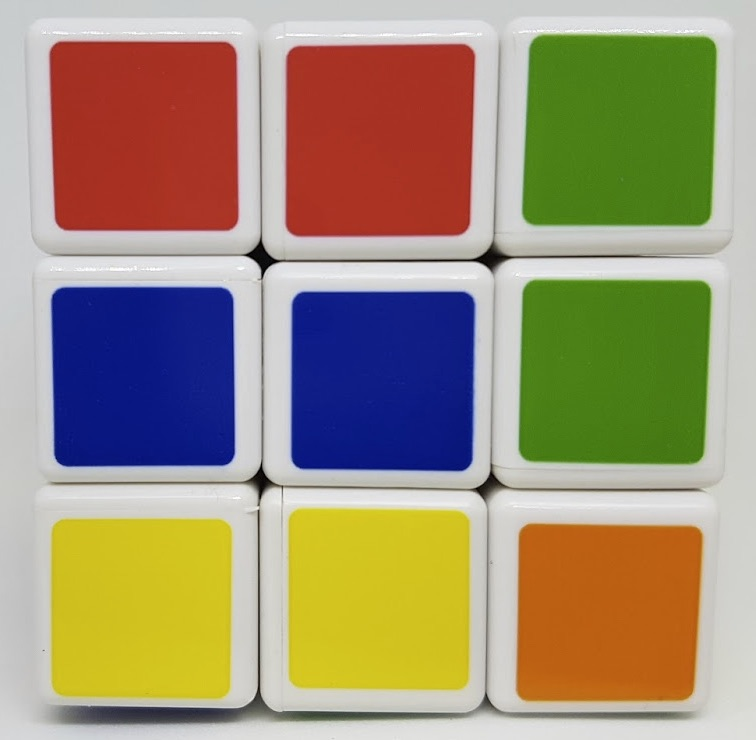
#> input picture img/cube.jpg, 756 x 740 px, found by its file name
$ python hsv_color_mask.py
#> lines starting #> are read from the running program, lines starting #| are printed output that depends on the picture; after the words box and inside, x2 and y2 are one past the last pixel; in counts of white or black regions, pixels touching at a corner belong together
import cv2
import numpy as np
import matplotlib.pylab as plt

#--① 큐브 영상 읽어서 HSV로 변환
img = cv2.imread("./img/cube.jpg")
#> img is the input picture: shape (740, 756, 3); mean B, G, R 118.2, 145.3, 158.8
hsv = cv2.cvtColor(img, cv2.COLOR_BGR2HSV)
#> hsv: shape (740, 756, 3); mean H, S, V 47.8, 119.8, 179.9

#--② 색상별 영역 지정
blue1 = np.array([90, 50, 50])
blue2 = np.array([120, 255,255])
green1 = np.array([45, 50,50])
green2 = np.array([75, 255,255])
red1 = np.array([0, 50,50])
red2 = np.array([15, 255,255])
red3 = np.array([165, 50,50])
red4 = np.array([180, 255,255])
yellow1 = np.array([20, 50,50])
yellow2 = np.array([35, 255,255])

# --③ 색상에 따른 마스크 생성
mask_blue = cv2.inRange(hsv, blue1, blue2)
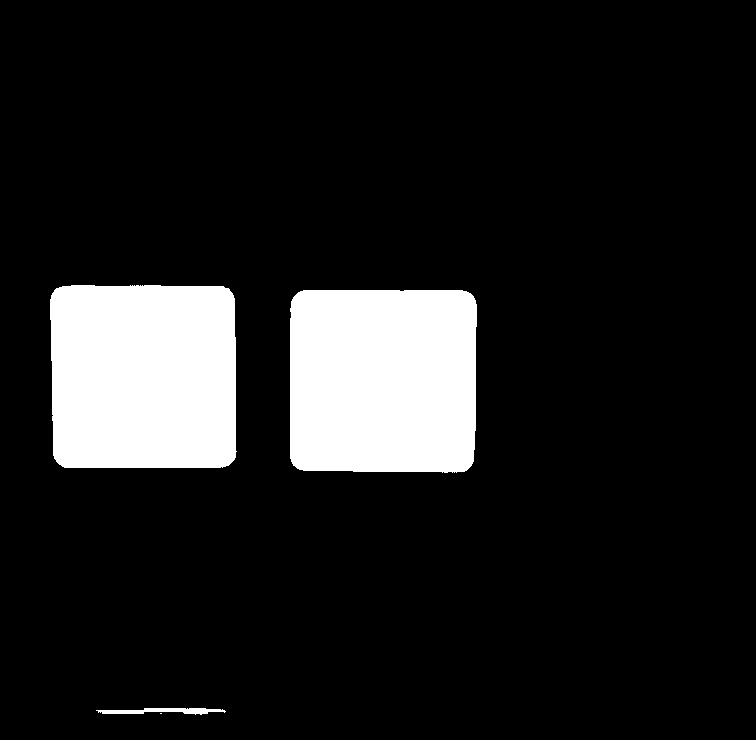
#> mask_blue: shape (740, 756); 12% white; 4 white regions (1 under 20 px), largest, box (x1, y1, x2, y2) and area: (290, 290, 477, 473) 33537, (50, 285, 237, 468) 33339, (96, 708, 226, 715) 534
mask_green = cv2.inRange(hsv, green1, green2)
#> mask_green: shape (740, 756); 12.1% white; 57 white regions (52 under 20 px), largest, box (x1, y1, x2, y2) and area: (522, 35, 717, 227) 34394, (518, 280, 710, 465) 32891, (297, 714, 339, 720) 155, (631, 279, 660, 281) 36, (345, 715, 357, 719) 29
mask_red = cv2.inRange(hsv, red1, red2)
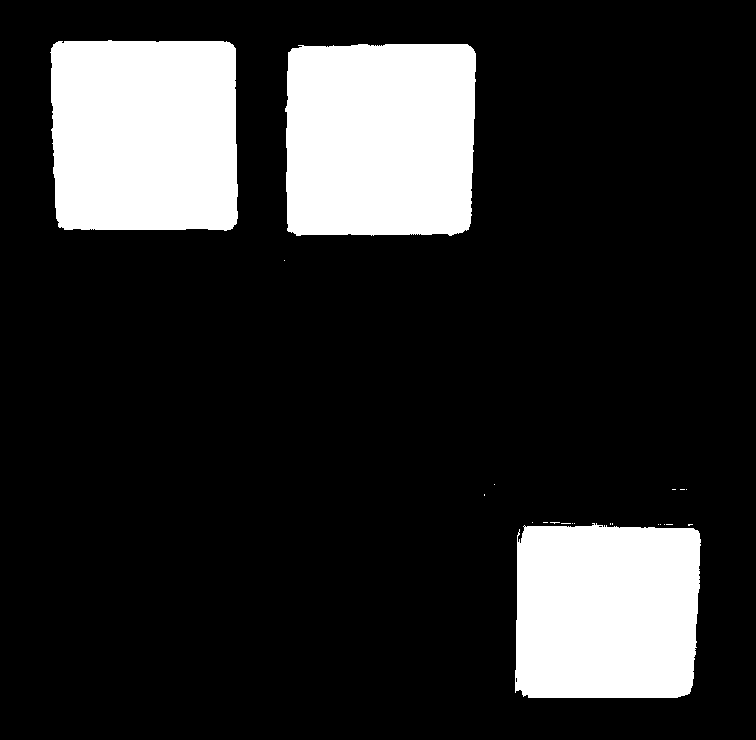
#> mask_red: shape (740, 756); 18% white; 22 white regions (19 under 20 px), largest, box (x1, y1, x2, y2) and area: (285, 44, 476, 236) 35341, (50, 40, 238, 231) 34549, (515, 523, 701, 698) 30765
mask_red2 = cv2.inRange(hsv, red3, red4)
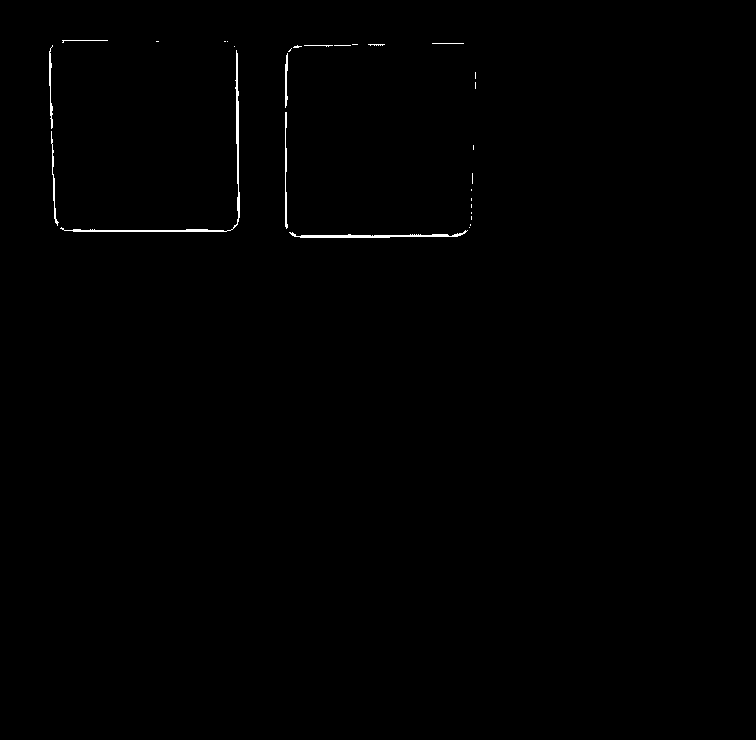
#> mask_red2: shape (740, 756); 0.38% white in thin lines or dots, all inside (x1, y1, x2, y2) = (49, 40, 476, 238)
mask_yellow = cv2.inRange(hsv, yellow1, yellow2)
#> mask_yellow: shape (740, 756); 12.1% white; 83 white regions (72 under 20 px), largest, box (x1, y1, x2, y2) and area: (287, 507, 472, 692) 33723, (50, 517, 234, 701) 33305, (527, 488, 582, 491) 64

#--④ 색상별 마스크로 색상만 추출
res_blue = cv2.bitwise_and(img, img, mask=mask_blue)
res_green = cv2.bitwise_and(img, img, mask=mask_green)
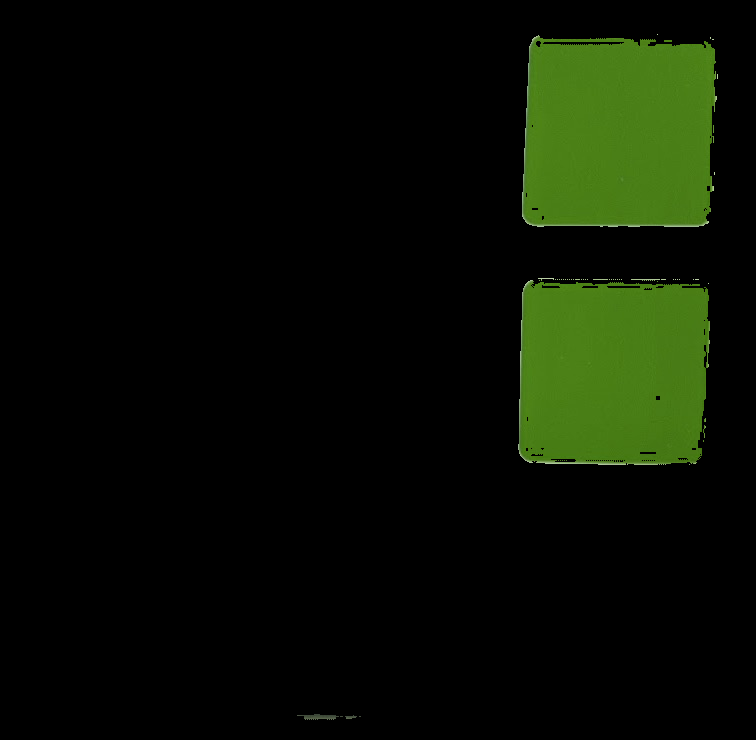
#> res_green: shape (740, 756, 3); mean B, G, R 3, 15.4, 9.1
res_red1 = cv2.bitwise_and(img, img, mask=mask_red)
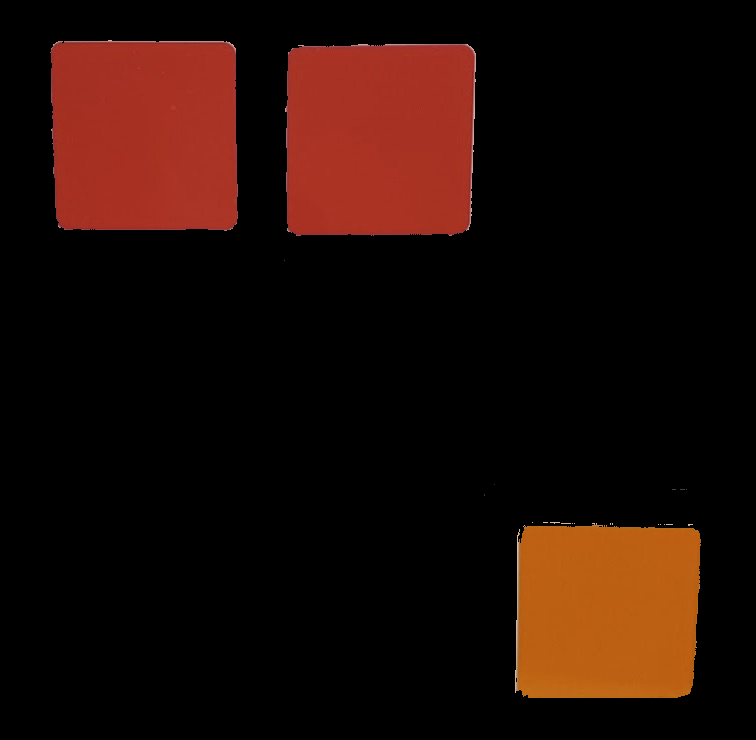
#> res_red1: shape (740, 756, 3); mean B, G, R 5.8, 11.7, 31.3
res_red2 = cv2.bitwise_and(img, img, mask=mask_red2)
res_red = cv2.bitwise_or(res_red1, res_red2)
res_yellow = cv2.bitwise_and(img, img, mask=mask_yellow)
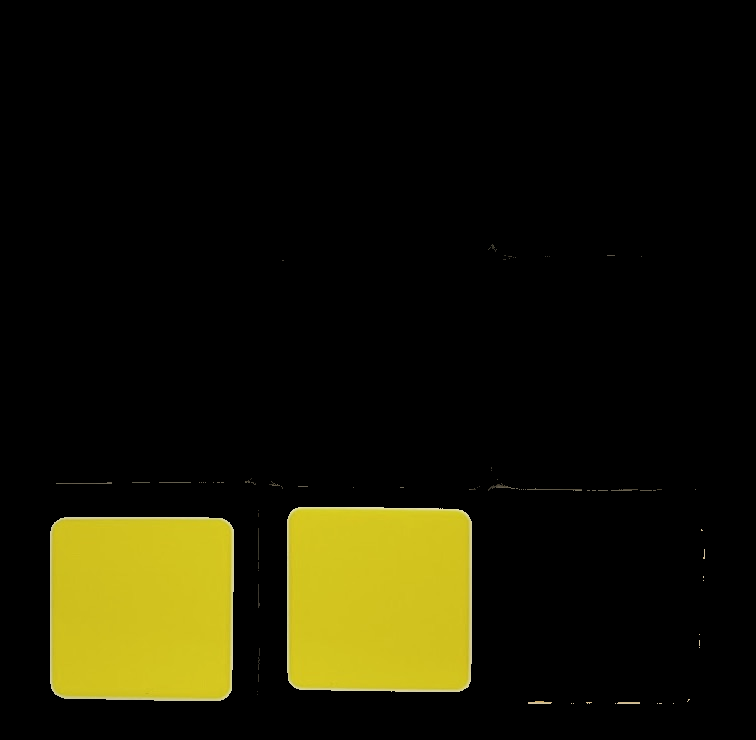
#> res_yellow: shape (740, 756, 3); mean B, G, R 4.6, 23.6, 25.3

#--⑤ 결과 출력
imgs = {'original': img, 'blue':res_blue, 'green':res_green,
                            'red':res_red, 'yellow':res_yellow}
for i, (k, v) in enumerate(imgs.items()):
    plt.subplot(2,3, i+1)
    plt.title(k)
    plt.imshow(v[:,:,::-1])
    plt.xticks([]); plt.yticks([])
#> this loop made 5 passes
#> k on passes 1 to 5: 'original', 'blue', 'green', 'red', 'yellow'

plt.show()
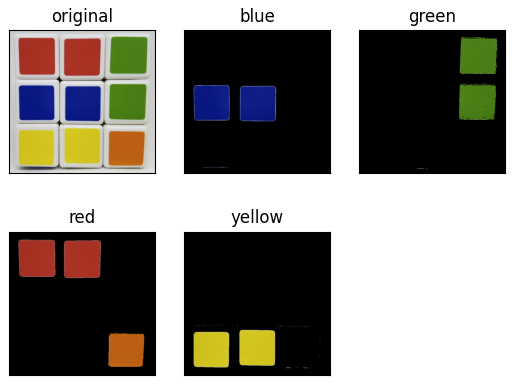
#> figure drawn by matplotlib, 5 panels
